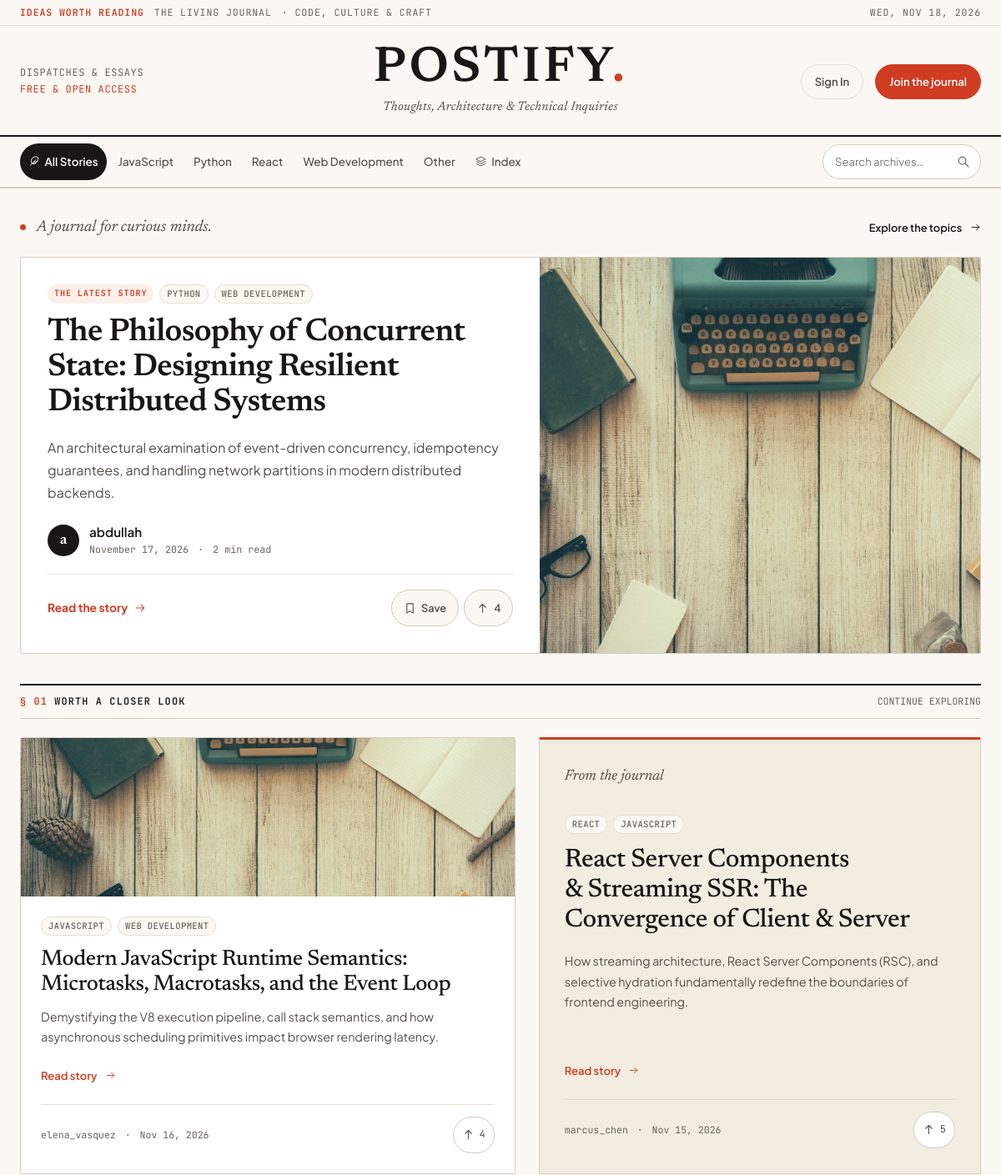
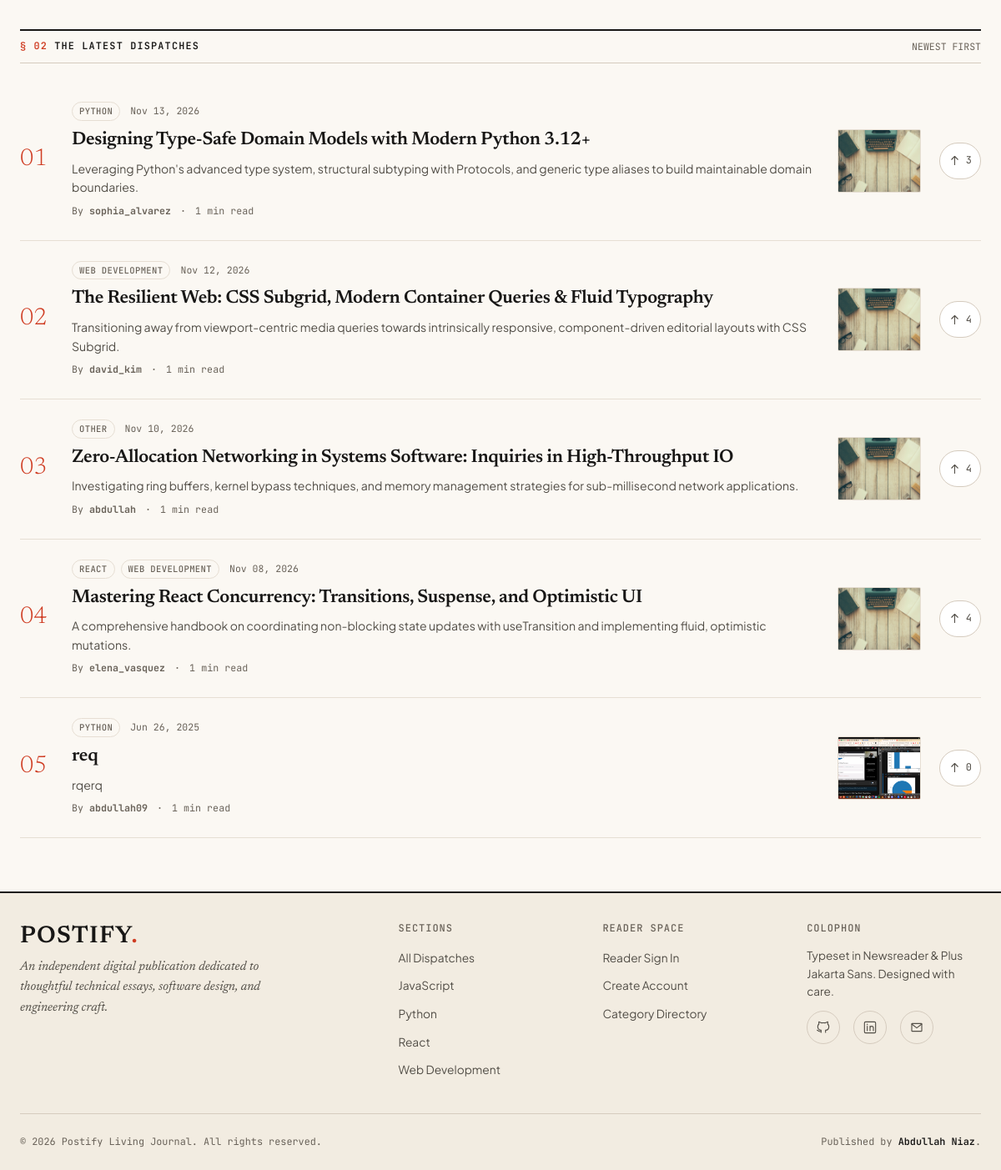
The page / on the database its author committed (2 pictures, top to bottom).
### blog/models.py (models this page shows, shortened)
class Article(models.Model):
    categoryList = [
        ("javascript", "JavaScript"),
        ("web develpment", "Web Develpment"),
        ("react", "React"),
        ("python", "Python"),
        ("other", "Other"),
    ]
    owner = models.ForeignKey(
        User, on_delete=models.CASCADE, related_name='articles')
    title = models.CharField(max_length=200)
    desc = models.CharField(max_length=200)
    artImage = models.ImageField(
        upload_to='art_photos', default='./images/default.jpg', null=True, blank=True)
    content = models.TextField()
    category = MultiSelectField(
        choices=categoryList, max_choices=3, max_length=100)
    created = models.DateTimeField(default=now, editable=False)
    bookmarks = models.ManyToManyField(User, related_name='bookmarks')
    upvote = models.ManyToManyField(User, related_name='up')
    downvote = models.ManyToManyField(User, related_name='down')
    class Meta:
        ordering = ['-created']
    @property
    def reading_minutes(self):
        return max(1, (len(self.content.split()) + 209) // 210)

### blog/views.py (the view)
# urls.py: path('', views.index, name='index'),
def index(request):
    query = request.GET.get('q', '').strip()
    if query:
        multiQ = Q(title__icontains=query) | Q(desc__icontains=query)
        articles = Article.objects.filter(multiQ)
        search_message = f'"{query}"'
    else:
        articles = Article.objects.all()
        search_message = False
    return render(request, 'index.html', {
        'articles': articles,
        'search': search_message,
        'query': query,
    })

### blog/templates/index.html (shortened to what this page needs)
{% extends './layout.html' %}
{% load static %}
{% block links %}
  <link rel="stylesheet" href="{% static 'blog/css/index.css' %}?v=20261119-r1" />
{% endblock links %}
{% block body %}
  {% if not articles %}
    <div class="editorial-empty-state">
      <div class="empty-state-icon">
        <i class="fa-solid fa-feather-pointed"></i>
      </div>
      <h2 class="empty-state-title">No Dispatches Found</h2>
      <p class="empty-state-text">
        {% if search %}
          No published entries matched your inquiry for {{ search }}. Check your spelling or browse our topic directory.
        {% else %}
          The journal is currently awaiting its first dispatch. Be the first to contribute to this edition.
        {% endif %}
      </p>
      <div>
        {% if search %}
          <a href="{% url 'blog:index' %}" class="btn-editorial btn-editorial-primary">
            Return to Front Page
          </a>
        {% elif user.is_authenticated %}
          <a href="{% url 'blog:add' %}" class="btn-editorial btn-editorial-primary">
            <i class="fa-solid fa-pen-nib"></i> Compose First Dispatch
          </a>
        {% else %}
          <a href="{% url 'accounts:register' %}" class="btn-editorial btn-editorial-primary">
            Register to Author
          </a>
        {% endif %}
      </div>
    </div>
  {% else %}
    {% if not search %}
    <div class="frontpage-intro">
      <p><span class="edition-mark" aria-hidden="true"></span> A journal for curious minds.</p>
      <a href="{% url 'blog:categories' %}">Explore the topics <i class="fa-solid fa-arrow-right" aria-hidden="true"></i></a>
    </div>
    {% endif %}
    {% if not search and articles.0 %}
      {% with post=articles.0 card_style="lead" %}
        {% include "./includes/_article_item.html" %}
      {% endwith %}
    {% endif %}
    {% if not search and articles|length > 1 %}
      <div class="editorial-section-header">
        <h2 class="section-label">
          <span class="bullet-num">§ 01</span>
          <span>Worth a closer look</span>
        </h2>
        <span class="d-none d-sm-inline" style="font-family: var(--font-mono); font-size: 0.72rem; color: var(--text-muted);">
          CONTINUE EXPLORING
        </span>
      </div>
      <div class="editorial-split-grid">
        {% for post in articles|slice:"1:3" %}
          {% with post=post card_style="split" %}
            {% include "./includes/_article_item.html" %}
          {% endwith %}
        {% endfor %}
      </div>
    {% endif %}
    {% if search %}
      <div class="editorial-rows-container">
        {% for post in articles %}
          {% with post=post card_style="row" row_number=forloop.counter %}
            {% include "./includes/_article_item.html" %}
          {% endwith %}
        {% endfor %}
      </div>
    {% elif articles|length > 3 %}
      <div class="editorial-section-header">
        <h2 class="section-label">
          <span class="bullet-num">§ 02</span>
          <span>The latest dispatches</span>
        </h2>
        <span style="font-family: var(--font-mono); font-size: 0.72rem; color: var(--text-muted);">
          NEWEST FIRST
        </span>
      </div>
      <div class="editorial-rows-container">
        {% for post in articles|slice:"3:" %}
          {% with post=post card_style="row" row_number=forloop.counter %}
            {% include "./includes/_article_item.html" %}
          {% endwith %}
        {% endfor %}
      </div>
    {% endif %}
  {% endif %}
{% endblock body %}

### blog/templates/includes/_article_item.html
{% load static %}
{% if card_style == 'lead' %}
  <article class="editorial-lead-article" data-card="{{ post.id }}">
    <div class="lead-grid">
      <div class="lead-content">
        <div class="editorial-kicker">
          <span class="kicker-badge">The latest story</span>
          {% for cat in post.category %}
            <a href="{% url 'blog:category' cat %}" class="editorial-tag">{% if cat == 'web develpment' %}Web Development{% else %}{{ cat }}{% endif %}</a>
          {% endfor %}
        </div>
        <h1 class="lead-title">
          <a href="{% url 'blog:singleArt' post.id %}">{{ post.title }}</a>
        </h1>
        <p class="lead-summary">
          {{ post.desc }}
        </p>
        <div class="lead-byline">
          <div class="author-monogram">{{ post.owner.username|slice:":1" }}</div>
          <div class="byline-meta">
            <span class="byline-author">{{ post.owner.username }}</span>
            <span class="byline-date">
              <time datetime="{{ post.created|date:'c' }}">{{ post.created|date:"F d, Y" }}</time>
              <span class="meta-dot">·</span>
              <span>{{ post.reading_minutes }} min read</span>
            </span>
          </div>
        </div>
        <div class="lead-actions">
          <a href="{% url 'blog:singleArt' post.id %}" class="btn-read-dispatch">
            Read the story <i class="fa-solid fa-arrow-right"></i>
          </a>
          <div class="action-buttons-group">
            {% if user.is_authenticated %}
              <button
                type="button"
                class="action-btn save-btn {% if user in post.bookmarks.all %}saved{% endif %}"
                aria-pressed="{% if user in post.bookmarks.all %}true{% else %}false{% endif %}"
                data-id="{{ post.id }}"
                aria-label="{% if user in post.bookmarks.all %}Remove from bookmarks{% else %}Bookmark this story{% endif %}"
              >
                <i class="{% if user in post.bookmarks.all %}fa-solid{% else %}fa-regular{% endif %} fa-bookmark"></i>
                <span class="action-btn-label">{% if user in post.bookmarks.all %}Saved{% else %}Save{% endif %}</span>
              </button>
              <button
                type="button"
                class="action-btn vote-btn {% if user in post.upvote.all %}voted{% endif %}"
                aria-pressed="{% if user in post.upvote.all %}true{% else %}false{% endif %}"
                data-id="{{ post.id }}"
                aria-label="Upvote article"
              >
                <i class="fa-solid fa-arrow-up"></i>
                <span class="vote-count">{{ post.upvote.count }}</span>
              </button>
              {% if user == post.owner %}
                <a href="{% url 'blog:update' post.id %}" class="action-btn edit-btn" aria-label="Edit article">
                  <i class="fa-solid fa-pen-to-square"></i>
                </a>
                <button
                  type="button"
                  class="action-btn delete-btn"
                  data-id="{{ post.id }}"
                  aria-label="Delete article"
                >
                  <i class="fa-regular fa-trash-can"></i>
                </button>
              {% endif %}
            {% else %}
              <a href="{% url 'login' %}" class="action-btn" aria-label="Sign in to save">
                <i class="fa-regular fa-bookmark"></i>
                <span class="action-btn-label">Save</span>
              </a>
              <span class="action-btn static-count">
                <i class="fa-solid fa-arrow-up"></i> {{ post.upvote.count }}
              </span>
            {% endif %}
          </div>
        </div>
      </div>
      <div class="lead-media">
        <a href="{% url 'blog:singleArt' post.id %}" class="media-frame" aria-label="Read {{ post.title }}">
          {% if post.artImage %}
            <img src="{{ post.artImage.url }}" alt="{{ post.title }}" loading="eager" fetchpriority="high" />
          {% else %}
            <div class="editorial-media-fallback">
              <i class="fa-solid fa-feather-pointed"></i>
              <span>The Living Journal</span>
            </div>
          {% endif %}
        </a>
      </div>
    </div>
  </article>
{% elif card_style == 'split' %}
  <article class="editorial-secondary-card" data-card="{{ post.id }}">
    <div class="card-media">
      <a href="{% url 'blog:singleArt' post.id %}" class="card-media-link" aria-label="Read {{ post.title }}">
        {% if post.artImage %}
          <img src="{{ post.artImage.url }}" alt="{{ post.title }}" loading="lazy" />
        {% else %}
          <div class="editorial-media-fallback fallback-sm">
            <i class="fa-solid fa-feather-pointed"></i>
          </div>
        {% endif %}
      </a>
    </div>
    <div class="card-body">
      <span class="story-overline">From the journal</span>
      <div class="editorial-kicker">
        {% for cat in post.category %}
          <a href="{% url 'blog:category' cat %}" class="editorial-tag">{% if cat == 'web develpment' %}Web Development{% else %}{{ cat }}{% endif %}</a>
        {% endfor %}
      </div>
      <h2 class="card-title">
        <a href="{% url 'blog:singleArt' post.id %}">{{ post.title }}</a>
      </h2>
      <p class="card-excerpt">{{ post.desc|truncatewords:24 }}</p>
      <a class="card-read-link" href="{% url 'blog:singleArt' post.id %}">Read story <i class="fa-solid fa-arrow-right" aria-hidden="true"></i></a>
      <div class="card-footer">
        <div class="card-author-info">
          <span class="author-name">{{ post.owner.username }}</span>
          <span class="meta-dot">·</span>
          <time datetime="{{ post.created|date:'c' }}">{{ post.created|date:"M d, Y" }}</time>
        </div>
        <div class="card-actions">
          {% if user.is_authenticated %}
            <button
              type="button"
              class="action-btn-sm save-btn {% if user in post.bookmarks.all %}saved{% endif %}"
              aria-pressed="{% if user in post.bookmarks.all %}true{% else %}false{% endif %}"
                data-id="{{ post.id }}"
              title="Bookmark story"
              aria-label="Save story"
            >
              <i class="{% if user in post.bookmarks.all %}fa-solid{% else %}fa-regular{% endif %} fa-bookmark"></i>
            </button>
            <button
              type="button"
              class="action-btn-sm vote-btn {% if user in post.upvote.all %}voted{% endif %}"
              aria-pressed="{% if user in post.upvote.all %}true{% else %}false{% endif %}"
                data-id="{{ post.id }}"
              title="Upvote story"
              aria-label="Upvote story"
            >
              <i class="fa-solid fa-arrow-up"></i>
              <span class="vote-count">{{ post.upvote.count }}</span>
            </button>
            {% if user == post.owner %}
              <a href="{% url 'blog:update' post.id %}" class="action-btn-sm" title="Edit story" aria-label="Edit">
                <i class="fa-solid fa-pen-to-square"></i>
              </a>
              <button
                type="button"
                class="action-btn-sm delete-btn"
                data-id="{{ post.id }}"
                title="Delete story"
                aria-label="Delete"
              >
                <i class="fa-regular fa-trash-can"></i>
              </button>
            {% endif %}
          {% else %}
            <span class="action-btn-sm static-count">
              <i class="fa-solid fa-arrow-up"></i> {{ post.upvote.count }}
            </span>
          {% endif %}
        </div>
      </div>
    </div>
  </article>
{% else %}
  <article class="editorial-story-row" data-card="{{ post.id }}">
    <div class="row-index">
      {% if row_number %}
        <span>{{ row_number|stringformat:"02d" }}</span>
      {% else %}
        <span>—</span>
      {% endif %}
    </div>
    <div class="row-main">
      <div class="row-header">
        <div class="editorial-kicker">
          {% for cat in post.category %}
            <a href="{% url 'blog:category' cat %}" class="editorial-tag">{% if cat == 'web develpment' %}Web Development{% else %}{{ cat }}{% endif %}</a>
          {% endfor %}
        </div>
        <span class="row-date">{{ post.created|date:"M d, Y" }}</span>
      </div>
      <h3 class="row-title">
        <a href="{% url 'blog:singleArt' post.id %}">{{ post.title }}</a>
      </h3>
      <p class="row-desc">{{ post.desc }}</p>
      <div class="row-meta">
        <span class="row-author">By <strong>{{ post.owner.username }}</strong></span>
        <span class="meta-dot">·</span>
        <span class="row-readtime">{{ post.reading_minutes }} min read</span>
      </div>
    </div>
    {% if post.artImage %}
    <div class="row-thumbnail">
      <a href="{% url 'blog:singleArt' post.id %}" aria-label="Read {{ post.title }}">
        <img src="{{ post.artImage.url }}" alt="{{ post.title }}" loading="lazy" />
      </a>
    </div>
    {% endif %}
    <div class="row-actions">
      {% if user.is_authenticated %}
        <button
          type="button"
          class="action-btn-sm save-btn {% if user in post.bookmarks.all %}saved{% endif %}"
          aria-pressed="{% if user in post.bookmarks.all %}true{% else %}false{% endif %}"
                data-id="{{ post.id }}"
          title="Bookmark story"
          aria-label="Save story"
        >
          <i class="{% if user in post.bookmarks.all %}fa-solid{% else %}fa-regular{% endif %} fa-bookmark"></i>
        </button>
        <button
          type="button"
          class="action-btn-sm vote-btn {% if user in post.upvote.all %}voted{% endif %}"
          aria-pressed="{% if user in post.upvote.all %}true{% else %}false{% endif %}"
                data-id="{{ post.id }}"
          title="Upvote story"
          aria-label="Upvote story"
        >
          <i class="fa-solid fa-arrow-up"></i>
          <span class="vote-count">{{ post.upvote.count }}</span>
        </button>
        {% if user == post.owner %}
          <a href="{% url 'blog:update' post.id %}" class="action-btn-sm" title="Edit story" aria-label="Edit">
            <i class="fa-solid fa-pen-to-square"></i>
          </a>
          <button
            type="button"
            class="action-btn-sm delete-btn"
            data-id="{{ post.id }}"
            title="Delete story"
            aria-label="Delete"
          >
            <i class="fa-regular fa-trash-can"></i>
          </button>
        {% endif %}
      {% else %}
        <span class="action-btn-sm static-count">
          <i class="fa-solid fa-arrow-up"></i> {{ post.upvote.count }}
        </span>
      {% endif %}
    </div>
  </article>
{% endif %}

### rows shown on the page
Article: title "The Philosophy of Concurrent State: Designing Resilient Distributed Systems", desc "An architectural examination of event-driven concurrency, idempotency guarantees, and handling network partitions in modern distributed backends.", owner.username "a", owner.username "abdullah", created "November 17, 2026", reading_minutes "2", upvote.count "4", artImage (placeholder picture)
Article: artImage (placeholder picture), category "JAVASCRIPT", title "Modern JavaScript Runtime Semantics: Microtasks, Macrotasks, and the Event Loop", desc "Demystifying the V8 execution pipeline, call stack semantics, and how asynchronous scheduling primitives impact browser rendering latency.", owner.username "elena_vasquez", created "Nov 16, 2026", upvote.count "4"
Article: category "REACT" "JAVASCRIPT", title "React Server Components & Streaming SSR: The Convergence of Client & Server", desc "How streaming architecture, React Server Components (RSC), and selective hydration fundamentally redefine the boundaries of frontend engineering.", owner.username "marcus_chen", created "Nov 15, 2026", upvote.count "5"
Article: row_number "01", category "PYTHON", created "Nov 13, 2026", title "Designing Type-Safe Domain Models with Modern Python 3.12+", desc "Leveraging Python's advanced type system, structural subtyping with Protocols, and generic type aliases to build maintainable domain boundaries.", owner.username "sophia_alvarez", reading_minutes "1", artImage (placeholder picture), upvote.count "3"
Article: row_number "02", created "Nov 12, 2026", title "The Resilient Web: CSS Subgrid, Modern Container Queries & Fluid Typography", desc "Transitioning away from viewport-centric media queries towards intrinsically responsive, component-driven editorial layouts with CSS Subgrid.", owner.username "david_kim", reading_minutes "1", artImage (placeholder picture), upvote.count "4"
Article: row_number "03", category "OTHER", created "Nov 10, 2026", title "Zero-Allocation Networking in Systems Software: Inquiries in High-Throughput IO", desc "Investigating ring buffers, kernel bypass techniques, and memory management strategies for sub-millisecond network applications.", owner.username "abdullah", reading_minutes "1", artImage (placeholder picture), upvote.count "4"
Article: row_number "04", category "REACT", created "Nov 08, 2026", title "Mastering React Concurrency: Transitions, Suspense, and Optimistic UI", desc "A comprehensive handbook on coordinating non-blocking state updates with useTransition and implementing fluid, optimistic mutations.", owner.username "elena_vasquez", reading_minutes "1", artImage (placeholder picture), upvote.count "4"
Article: row_number "05", category "PYTHON", created "Jun 26, 2025", title "req", desc "rqerq", owner.username "abdullah09", reading_minutes "1", artImage (picture), upvote.count "0"

### other values the page prints
{{ cat }} "PYTHON"
